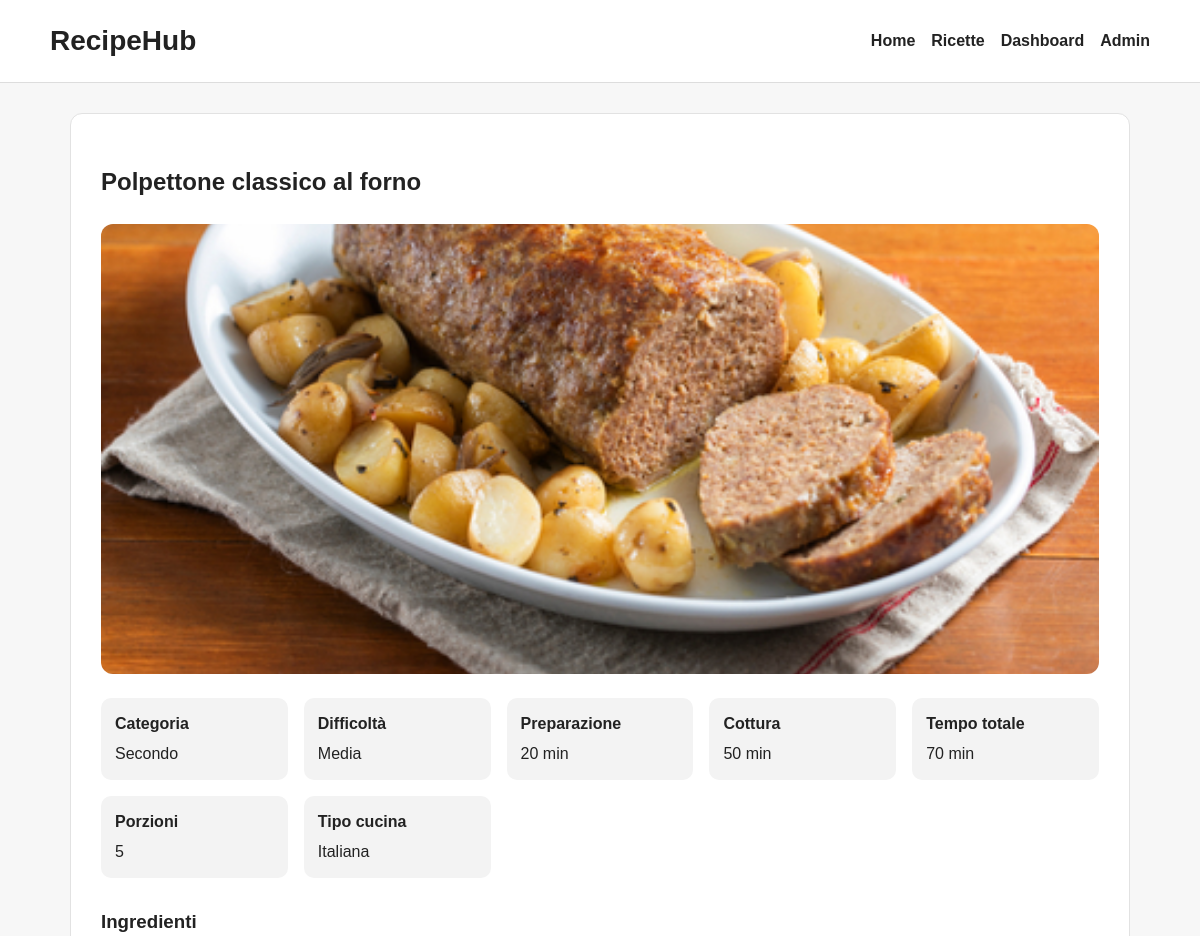
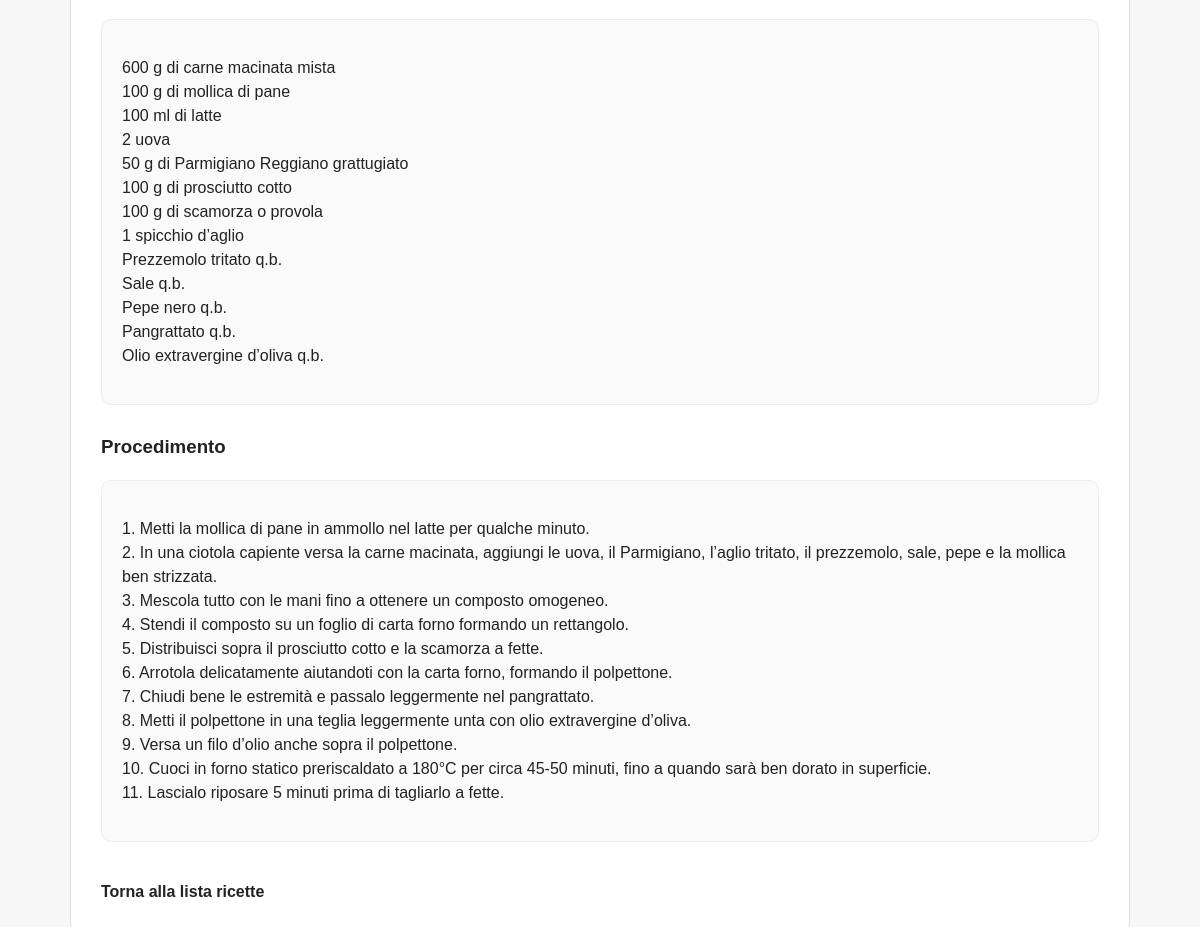
Page /recipes/polpettone-classico-al-forno/ on the committed database (2 pictures, top to bottom).
### recipes/models.py (models this page shows, shortened)
class Recipe(models.Model):
    class DifficultyChoices(models.TextChoices):
        EASY = 'easy', 'Facile'
        MEDIUM = 'medium', 'Media'
        HARD = 'hard', 'Difficile'
        EXPERT = "expert", 'Esperta'
    class CategoryChoices(models.TextChoices):
        APPETIZER = 'appetizer', 'Antipasto'
        FIRST_COURSE = 'first_course', 'Primo'
        SECOND_COURSE = 'second_course', 'Secondo'
        SIDE_DISH = 'side_dish', 'Contorno'
        DESSERT = 'dessert', 'Dolce'
        OTHER = 'other', 'Altro'
    title = models.CharField(max_length=200)
    slug = models.SlugField(max_length=220, unique=True, blank=True)
    short_description = models.TextField(blank=True)
    ingredients = models.TextField()
    instructions = models.TextField()
    prep_time = models.PositiveIntegerField(help_text='Tempo di preparazione in minuti')
    cook_time = models.PositiveIntegerField(
        blank=True,
        null=True,
        help_text='Tempo di cottura in minuti'
    )
    servings = models.PositiveIntegerField(blank=True, null=True)
    difficulty = models.CharField(
        max_length=20,
        choices=DifficultyChoices.choices,
        default=DifficultyChoices.EASY
    )
    category = models.CharField(
        max_length=30,
        choices=CategoryChoices.choices,
        default=CategoryChoices.OTHER
    )
    cuisine_type = models.CharField(max_length=100, blank=True)
    image = models.ImageField(upload_to='recipes/', blank=True, null=True)
    is_published = models.BooleanField(default=False)
    is_featured = models.BooleanField(default=False)
    created_at = models.DateTimeField(auto_now_add=True)
    updated_at = models.DateTimeField(auto_now=True)
    class Meta:
        ordering = ['-created_at']
        verbose_name = 'Ricetta'
        verbose_name_plural = 'Ricette'
    @property
    def total_time(self):
        return self.prep_time + (self.cook_time or 0)

### recipes/views.py (the view)
# urls.py: path('recipes/<slug:slug>/', views.recipe_detail, name='recipe_detail'),
def recipe_detail(request, slug):
    recipe = get_object_or_404(Recipe, slug=slug, is_published=True)
    context = {
        'recipe': recipe,
    }
    return render(request, 'recipes/recipe_detail.html', context)

### templates/recipes/recipe_detail.html (shortened to what this page needs)
{% extends 'base.html' %}
{% block content %}
    <article class="recipe-detail">
        <header class="recipe-detail-header">
            <h2>{{ recipe.title }}</h2>
        </header>
        {% if recipe.image %}
            <div class="recipe-detail-image-wrapper">
                <img src="{{ recipe.image.url }}" alt="{{ recipe.title }}" class="recipe-detail-image">
            </div>
        {% endif %}
        <section class="recipe-detail-meta">
            <div class="meta-box">
                <strong>Categoria</strong>
                <span>{{ recipe.get_category_display }}</span>
            </div>
            <div class="meta-box">
                <strong>Difficoltà</strong>
                <span>{{ recipe.get_difficulty_display }}</span>
            </div>
            <div class="meta-box">
                <strong>Preparazione</strong>
                <span>{{ recipe.prep_time }} min</span>
            </div>
            <div class="meta-box">
                <strong>Cottura</strong>
                <span>
                    {% if recipe.cook_time %}
                        {{ recipe.cook_time }} min
                    {% else %}
                        -
                    {% endif %}
                </span>
            </div>
            <div class="meta-box">
                <strong>Tempo totale</strong>
                <span>{{ recipe.total_time }} min</span>
            </div>
            <div class="meta-box">
                <strong>Porzioni</strong>
                <span>
                    {% if recipe.servings %}
                        {{ recipe.servings }}
                    {% else %}
                        -
                    {% endif %}
                </span>
            </div>
            <div class="meta-box">
                <strong>Tipo cucina</strong>
                <span>
                    {% if recipe.cuisine_type %}
                        {{ recipe.cuisine_type }}
                    {% else %}
                        -
                    {% endif %}
                </span>
            </div>
        </section>
        <section class="recipe-detail-section">
            <h3>Ingredienti</h3>
            <div class="recipe-text-block">
                {{ recipe.ingredients|linebreaks }}
            </div>
        </section>
        <section class="recipe-detail-section">
            <h3>Procedimento</h3>
            <div class="recipe-text-block">
                {{ recipe.instructions|linebreaks }}
            </div>
        </section>
        <section class="recipe-detail-footer">
            <a href="{% url 'recipe_list' %}" class="btn-link">Torna alla lista ricette</a>
        </section>
    </article>
{% endblock %}

### static/css/style.css (style rules this page uses)
* { box-sizing: border-box; }
body { margin: 0; font-family: Arial, sans-serif; background-color: #f7f7f7; color: #222; line-height: 1.5; }
a { color: inherit; }
img { max-width: 100%; display: block; }
.btn-link { display: inline-block; margin-top: 10px; text-decoration: none; font-weight: 700; }
.recipe-detail { background-color: #ffffff; border: 1px solid #e2e2e2; border-radius: 12px; padding: 30px; margin-bottom: 30px; }
.recipe-detail-header { margin-bottom: 24px; }
.recipe-detail-image-wrapper { margin-bottom: 24px; }
.recipe-detail-image { width: 100%; max-height: 450px; object-fit: cover; border-radius: 12px; }
.recipe-detail-meta { display: grid; grid-template-columns: repeat(auto-fit, minmax(170px, 1fr)); gap: 16px; margin-bottom: 30px; }
.meta-box { background-color: #f3f3f3; border-radius: 10px; padding: 14px; display: flex; flex-direction: column; gap: 6px; }
.recipe-detail-section { margin-bottom: 28px; }
.recipe-text-block { background-color: #fafafa; border: 1px solid #ececec; border-radius: 10px; padding: 20px; }
.recipe-detail-footer { margin-top: 20px; }

### rows in the picture
Recipe: title "Polpettone classico al forno", image (picture), category "Secondo", difficulty "Media", prep_time "20", cook_time "50", total_time "70", servings "5", cuisine_type "Italiana", ingredients "600 g di carne macinata mista 100 g di mollica di pane 100 ml di latte 2 uova 50 g di Parmigiano Reggiano grattugiato 100 g di prosciutto cotto 100 g di scamorza o provola 1 spicchio d’aglio Prezzemolo tritato q.b. Sale q.b. Pepe nero q.b. Pangrattato q.b. Olio extravergine d’oliva q.b.", instructions "1. Metti la mollica di pane in ammollo nel latte per qualche minuto. 2. In una ciotola capiente versa la carne macinata, aggiungi le uova, il Parmigiano, l’aglio tritato, il prezzemolo, sale, pepe e la mollica ben strizzata. 3. Mescola tutto con le mani fino a ottenere un composto omogeneo. 4. Stendi il composto su un foglio di carta forno formando un rettangolo. 5. Distribuisci sopra il prosciutto cotto e la scamorza a fette. 6. Arrotola delicatamente aiutandoti con la carta forno, formando il polpettone. 7. Chiudi bene le estremità e passalo leggermente nel pangrattato. 8. Metti il polpettone in una teglia leggermente unta con olio extravergine d’oliva. 9. Versa un filo d’olio anche sopra…"
